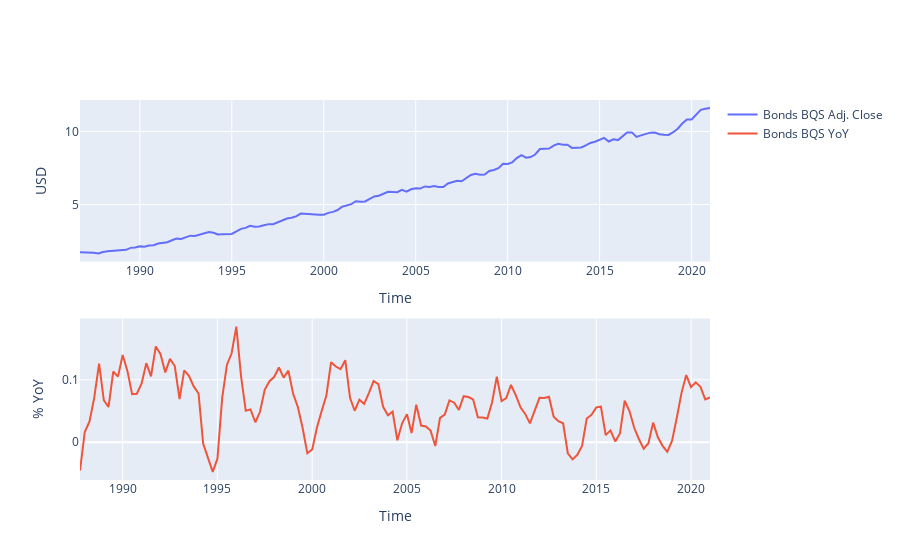

Write notebook code for a chart like this one.
### Markdown cell above
#### Global Bonds

### Code cell
fig = make_subplots(rows=2, cols=1)

fig.add_trace(go.Scatter(x=VBMFX_bonds_df_close_bqs.index,y=VBMFX_bonds_df_close_bqs,name="Bonds BQS Adj. Close"),row=1,col=1)

fig.add_trace(go.Scatter(x=bonds_bqs_YOY.index,y=bonds_bqs_YOY,name="Bonds BQS YoY"),row=2,col=1)

fig.update_xaxes(title_text="Time")
fig.update_yaxes(title_text="USD",row=1,col=1)
fig.update_yaxes(title_text="% YoY",row=2,col=1)

### Figure 1 — Plotly figure (JSON) as saved in the notebook; plotly's stock layout.template omitted (floating-point values rounded to 4 significant figures; data arrays with more than 128 entries replaced by an {"elided": "..."} marker saying what was removed)
{"data": [{"name": "Bonds BQS Adj. Close", "type": "scatter", "x": {"elided": "138 str values"}, "xaxis": "x", "y": {"elided": "138 float values"}, "yaxis": "y"}, {"name": "Bonds BQS YoY", "type": "scatter", "x": {"elided": "134 str values"}, "xaxis": "x2", "y": {"elided": "134 float values"}, "yaxis": "y2"}], "layout": {"xaxis": {"anchor": "y", "domain": [0, 1], "title": {"text": "Time"}}, "xaxis2": {"anchor": "y2", "domain": [0, 1], "title": {"text": "Time"}}, "yaxis": {"anchor": "x", "domain": [0.575, 1], "title": {"text": "USD"}}, "yaxis2": {"anchor": "x2", "domain": [0, 0.425], "title": {"text": "% YoY"}}}}
